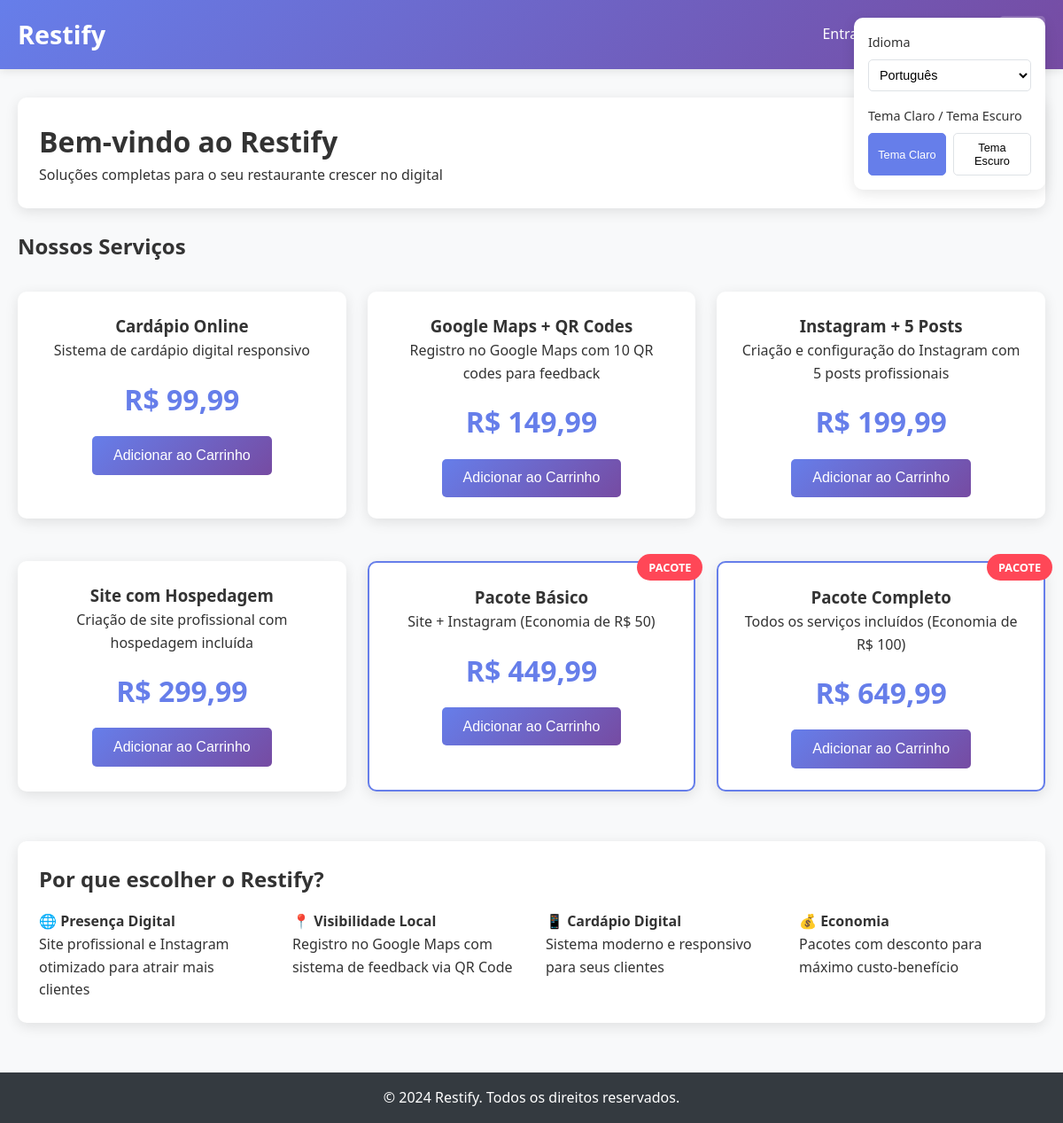
The page / on the database its author committed.
### tables this page shows
CREATE TABLE services (
    id INTEGER PRIMARY KEY AUTOINCREMENT,
    name TEXT NOT NULL,
    description TEXT,
    price REAL NOT NULL,
    type TEXT DEFAULT 'individual' CHECK(type IN ('individual', 'package'))
);

### app/controllers/HomeController.php (called while the page is built)
<?php
class HomeController {
    public function index() {
        $serviceRepo = new ServiceRepository();
        $services = $serviceRepo->findAll();
        include '../app/views/home.php';
    }
}
?>

### config/config.php (called while the page is built, shortened)
<?php
require_once __DIR__ . '/autoload.php';
function isLoggedIn() {
    return isset($_SESSION['restaurant_id']) || isset($_SESSION['admin']);
}
?>

### config/i18n.php (called while the page is built, shortened)
<?php
class I18n {
    private static $language = 'pt';
    private static $translations = [];
    public static function init($lang = 'pt') {
        self::$language = $lang;
    }
    private static function loadTranslations() {
        $file = __DIR__ . "/../lang/" . self::$language . ".php";
        if (file_exists($file)) {
            self::$translations = include $file;
        }
    }
    public static function t($key, $params = []) {
        $text = self::$translations[$key] ?? $key;
        return $text;
    }
}
function t($key, $params = []) {
    return I18n::t($key, $params);
}
?>

### config/autoload.php (called while the page is built, shortened)
<?php
spl_autoload_register(function ($class) {
    $basePath = dirname(__DIR__);
    $paths = [
        $basePath . '/app/controllers/',
        $basePath . '/app/models/',
        $basePath . '/app/services/',
        $basePath . '/app/repositories/',
        $basePath . '/config/'
    ];
    foreach ($paths as $path) {
        $file = $path . $class . '.php';
        if (file_exists($file)) {
            return;
        }
    }
});
?>

### app/repositories/ServiceRepository.php (called while the page is built, shortened)
<?php
class ServiceRepository {
    private $db;
    public function __construct() {
        $database = new Database();
        $this->db = $database->connect();
    }
    public function findAll() {
        $query = "SELECT * FROM services ORDER BY type, price";
        $stmt = $this->db->prepare($query);
        $stmt->execute();
        $services = [];
        while ($row = $stmt->fetch(PDO::FETCH_ASSOC)) {
            $services[] = new Service($row);
        }
        return $services;
    }
}
?>

### config/database.php (called while the page is built, shortened)
<?php
class Database {
    private $db_path;
    public function __construct() {
        $this->db_path = __DIR__ . '/../database/restify.db';
    }
    public function connect() {
        $this->conn = null;
        try {
            $this->conn = new PDO("sqlite:" . $this->db_path);
            $this->conn->setAttribute(PDO::ATTR_ERRMODE, PDO::ERRMODE_EXCEPTION);
        } catch(PDOException $e) {
            echo "Erro de conexão: " . $e->getMessage();
        }
        return $this->conn;
    }
}
?>

### app/models/Service.php (called while the page is built, shortened)
<?php
class Service {
    public function __construct($data = []) {
        if (!empty($data)) {
            $this->id = $data['id'] ?? null;
            $this->name = $data['name'] ?? '';
            $this->description = $data['description'] ?? '';
            $this->price = $data['price'] ?? 0;
            $this->type = $data['type'] ?? 'individual';
        }
    }
}
?>

### app/views/home.php (the view)
<?php include __DIR__ . '/layout/header.php'; ?>
<div class="card">
    <h1><?= t('welcome') ?> ao Restify</h1>
    <p><?= t('complete_solutions') ?></p>
</div>
<h2><?= t('our_services') ?></h2>
<div class="services-grid">
    <?php foreach ($services as $service): ?>
        <div class="card service-card <?= $service->type === 'package' ? 'package' : '' ?>">
            <?php if ($service->type === 'package'): ?>
                <div class="badge"><?= t('package') ?></div>
            <?php endif; ?>
            <h3><?= htmlspecialchars($service->name) ?></h3>
            <p><?= htmlspecialchars($service->description) ?></p>
            <div class="service-price">
                R$ <?= number_format($service->price, 2, ',', '.') ?>
            </div>
            <button class="btn btn-primary" onclick="addToCart(<?= $service->id ?>)">
                <?= t('add_to_cart') ?>
            </button>
        </div>
    <?php endforeach; ?>
</div>
<div class="card">
    <h2><?= t('why_choose_restify') ?></h2>
    <div style="display: grid; grid-template-columns: repeat(auto-fit, minmax(250px, 1fr)); gap: 2rem; margin-top: 1rem;">
        <div>
            <h4>🌐 <?= t('digital_presence') ?></h4>
            <p><?= t('digital_presence_desc') ?></p>
        </div>
        <div>
            <h4>📍 <?= t('local_visibility') ?></h4>
            <p><?= t('local_visibility_desc') ?></p>
        </div>
        <div>
            <h4>📱 <?= t('digital_menu') ?></h4>
            <p><?= t('digital_menu_desc') ?></p>
        </div>
        <div>
            <h4>💰 <?= t('economy') ?></h4>
            <p><?= t('economy_desc') ?></p>
        </div>
    </div>
</div>
<?php include __DIR__ . '/layout/footer.php'; ?>

### public/index.php (shortened to what this page needs)
<?php
require_once '../config/config.php';
require_once '../config/i18n.php';
$request = isset($_SERVER['REQUEST_URI']) ? $_SERVER['REQUEST_URI'] : '/';
$path = parse_url($request, PHP_URL_PATH);
$path = ltrim($path, '/');
$routes = [
    '' => ['HomeController', 'index'],
    'home' => ['HomeController', 'index'],
    'index.php' => ['HomeController', 'index'],
    'auth/login' => ['AuthController', 'login'],
    'auth/register' => ['AuthController', 'register'],
    'auth/logout' => ['AuthController', 'logout'],
    'auth/forgot-password' => ['AuthController', 'forgotPassword'],
    'auth/reset-password' => ['AuthController', 'resetPassword'],
    'settings/language' => ['SettingsController', 'updateLanguage'],
    'settings/theme' => ['SettingsController', 'updateTheme'],
    'export/orders' => ['SettingsController', 'exportOrders'],
    'export/restaurants' => ['SettingsController', 'exportRestaurants'],
    'cart' => ['CartController', 'index'],
    'cart/add' => ['CartController', 'add'],
    'cart/remove' => ['CartController', 'remove'],
    'cart/checkout' => ['CartController', 'checkout'],
    'restaurant/dashboard' => ['RestaurantController', 'dashboard'],
    'restaurant/orders' => ['RestaurantController', 'orders'],
    'restaurant/chat' => ['RestaurantController', 'chat'],
    'restaurant/messages' => ['RestaurantController', 'getMessages'],
    'admin/dashboard' => ['AdminController', 'dashboard'],
    'admin/orders' => ['AdminController', 'orders'],
    'admin/restaurants' => ['AdminController', 'restaurants'],
    'admin/services' => ['AdminController', 'services'],
    'admin/chat' => ['AdminController', 'chat'],
];
if (empty($path) || $path === '/' || $path === 'index.php') {
    $path = '';
}
if (array_key_exists($path, $routes)) {
    $route = $routes[$path];
    $methodName = $route[1];
    try {
        $controller = new $controllerName();
        $controller->$methodName();
    } catch (Exception $e) {
        http_response_code(500);
        if (isset($_GET['debug'])) {
            echo "Erro: " . $e->getMessage();
        } else {
            echo "Erro interno do servidor";
        }
    }
} else {
    http_response_code(404);
    include '../app/views/404.php';
}
?>

### app/views/layout/header.php (shortened to what this page needs)
<!DOCTYPE html>
<html lang="pt-BR">
<head>
    <link rel="stylesheet" href="<?= BASE_URL ?>/css/style.css">
</head>
<body>
    <header class="header">
        <div class="container">
            <div class="header-content">
                <a href="<?= BASE_URL ?>/" class="logo">Restify</a>
                <nav class="nav">
                    <?php if (isLoggedIn()): ?>
                        <?php if (isAdmin()): ?>
                            <a href="<?= BASE_URL ?>/admin/dashboard"><?= t('dashboard') ?></a>
                            <a href="<?= BASE_URL ?>/admin/orders"><?= t('orders') ?></a>
                            <a href="<?= BASE_URL ?>/admin/restaurants"><?= t('restaurants') ?></a>
                            <a href="<?= BASE_URL ?>/admin/services"><?= t('services') ?></a>
                            <a href="<?= BASE_URL ?>/admin/chat"><?= t('chat') ?></a>
                            <a href="<?= BASE_URL ?>/auth/logout"><?= t('logout') ?></a>
                        <?php else: ?>
                            <a href="<?= BASE_URL ?>/restaurant/dashboard"><?= t('dashboard') ?></a>
                            <a href="<?= BASE_URL ?>/restaurant/orders"><?= t('my_orders') ?></a>
                            <a href="<?= BASE_URL ?>/restaurant/chat"><?= t('chat') ?></a>
                            <a href="<?= BASE_URL ?>/cart" class="cart-icon">
                                🛒
                                <?php
                                $cartService = new CartService();
                                $itemCount = $cartService->getItemCount();
                                ?>
                                <span class="cart-count" style="display: <?= $itemCount > 0 ? 'flex' : 'none' ?>">
                                    <?= $itemCount ?>
                                </span>
                            </a>
                            <a href="<?= BASE_URL ?>/auth/logout"><?= t('logout') ?></a>
                        <?php endif; ?>
                    <?php else: ?>
                        <a href="<?= BASE_URL ?>/auth/login"><?= t('login') ?></a>
                        <a href="<?= BASE_URL ?>/auth/register"><?= t('register') ?></a>
                        <a href="<?= BASE_URL ?>/cart" class="cart-icon">
                        </a>
                    <?php endif; ?>
                </nav>
            </div>
        </div>
    </header>
    <?php include '../app/views/layout/settings-panel.php'; ?>
    <main class="main">
        <div class="container">

### app/views/layout/settings-panel.php (shortened to what this page needs)
<div class="settings-controls">
    <div class="settings-group">
        <label class="settings-label"><?= t('language') ?></label>
        <select class="settings-select" onchange="changeLanguage(this.value)">
            <option value="pt" <?= ($_SESSION['language'] ?? 'pt') === 'pt' ? 'selected' : '' ?>><?= t('portuguese') ?></option>
        </select>
    </div>
    <div class="settings-group">
        <label class="settings-label"><?= t('theme_light') ?> / <?= t('theme_dark') ?></label>
        <div class="theme-toggle">
            <button class="theme-btn" data-theme="light" onclick="toggleTheme('light')"><?= t('theme_light') ?></button>
            <button class="theme-btn" data-theme="dark" onclick="toggleTheme('dark')"><?= t('theme_dark') ?></button>
        </div>
    </div>
</div>

### app/views/layout/footer.php (shortened to what this page needs)
        </div>
    </main>
    <footer class="footer">
        <div class="container">
            <p>&copy; 2024 Restify. <?= t('all_rights_reserved') ?></p>
        </div>
    </footer>
</body>
</html>

### public/css/style.css (style rules this page uses)
* { margin: 0; padding: 0; box-sizing: border-box; }
body { font-family: 'Segoe UI', Tahoma, Geneva, Verdana, sans-serif; line-height: 1.6; color: #333; background-color: #f8f9fa; transition: background-color 0.3s, color 0.3s; }
.container { max-width: 1200px; margin: 0 auto; padding: 0 20px; }
.header { background: linear-gradient(135deg, #667eea 0%, #764ba2 100%); color: white; padding: 1rem 0; box-shadow: 0 2px 10px rgba(0,0,0,0.1); }
.header-content { display: flex; justify-content: space-between; align-items: center; flex-wrap: wrap; }
.logo { font-size: 1.8rem; font-weight: bold; text-decoration: none; color: white; }
.nav { display: flex; gap: 1rem; align-items: center; flex-wrap: wrap; }
.nav a { color: white; text-decoration: none; padding: 0.5rem 1rem; border-radius: 5px; transition: background-color 0.3s; }
.cart-icon { position: relative; background: rgba(255,255,255,0.2); padding: 0.5rem; border-radius: 50%; }
.main { padding: 2rem 0; min-height: calc(100vh - 140px); }
.card { background: white; border-radius: 10px; box-shadow: 0 4px 15px rgba(0,0,0,0.1); padding: 1.5rem; margin-bottom: 1.5rem; transition: transform 0.3s, box-shadow 0.3s, background-color 0.3s, color 0.3s; }
.services-grid { display: grid; grid-template-columns: repeat(auto-fit, minmax(300px, 1fr)); gap: 1.5rem; margin: 2rem 0; }
.service-card { text-align: center; position: relative; }
.service-card.package { border: 2px solid #667eea; }
.service-card .badge { position: absolute; top: -10px; right: -10px; background: #ff4757; color: white; padding: 0.3rem 0.8rem; border-radius: 20px; font-size: 0.8rem; font-weight: bold; }
.service-price { font-size: 2rem; font-weight: bold; color: #667eea; margin: 1rem 0; }
.btn { display: inline-block; padding: 0.8rem 1.5rem; border: none; border-radius: 5px; text-decoration: none; text-align: center; cursor: pointer; transition: all 0.3s; font-size: 1rem; font-weight: 500; }
.btn-primary { background: linear-gradient(135deg, #667eea 0%, #764ba2 100%); color: white; }
.footer { background: #343a40; color: white; text-align: center; padding: 1rem 0; margin-top: auto; }
.settings-controls { position: fixed; top: 20px; right: 20px; background: white; padding: 1rem; border-radius: 10px; box-shadow: 0 4px 15px rgba(0,0,0,0.1); z-index: 1000; min-width: 200px; }
.settings-group { margin-bottom: 1rem; }
.settings-group:last-child { margin-bottom: 0; }
.settings-label { display: block; font-size: 0.9rem; font-weight: 500; margin-bottom: 0.5rem; }
.settings-select { width: 100%; padding: 0.5rem; border: 1px solid #dee2e6; border-radius: 5px; background: white; font-size: 0.9rem; }
.theme-toggle { display: flex; gap: 0.5rem; }
.theme-btn { flex: 1; padding: 0.5rem; border: 1px solid #dee2e6; background: white; border-radius: 5px; cursor: pointer; font-size: 0.8rem; transition: all 0.3s; }
.theme-btn.active { background: #667eea; color: white; border-color: #667eea; }

### rows shown on the page
services: name "Cardápio Online", description "Sistema de cardápio digital responsivo", price "99,99"
services: name "Google Maps + QR Codes", description "Registro no Google Maps com 10 QR codes para feedback", price "149,99"
services: name "Instagram + 5 Posts", description "Criação e configuração do Instagram com 5 posts profissionais", price "199,99"
services: name "Site com Hospedagem", description "Criação de site profissional com hospedagem incluída", price "299,99"
services: type "PACOTE", name "Pacote Básico", description "Site + Instagram (Economia de R$ 50)", price "449,99"
services: type "PACOTE", name "Pacote Completo", description "Todos os serviços incluídos (Economia de R$ 100)", price "649,99"

### other values the page prints
t('login') "Entrar"
t('language') "Idioma"
t('theme_light') "Tema Claro"
t('theme_dark') "Tema Escuro"
t('welcome') "Bem-vindo"
t('complete_solutions') "Soluções completas para o seu restaurante crescer no digital"
t('our_services') "Nossos Serviços"
t('why_choose_restify') "Por que escolher o Restify?"
t('digital_presence') "Presença Digital"
t('digital_presence_desc') "Site profissional e Instagram otimizado para atrair mais clientes"
t('local_visibility') "Visibilidade Local"
t('local_visibility_desc') "Registro no Google Maps com sistema de feedback via QR Code"
t('digital_menu') "Cardápio Digital"
t('digital_menu_desc') "Sistema moderno e responsivo para seus clientes"
t('economy') "Economia"
